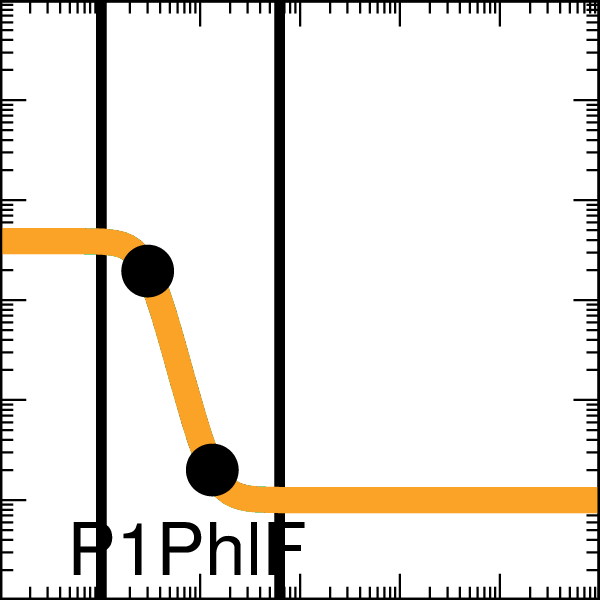

The script that saved this image:

set output "demo_abstract0xFE_002_A000_xfer_model_P1_PhlF.eps"
set terminal postscript eps enhanced color "Helvetica, 35" size 2,2
set logscale x
set logscale y
set lmargin screen 0.0
set rmargin screen 1.0
set tmargin screen 1.0
set bmargin screen 0.0
set size ratio 1.0
set border linewidth 2
set tics scale 2
set mxtics 10
set mytics 10
set key bottom left
set key samplen -1
set xrange [0.001:1000.0]
set yrange [0.001:1000.0]
set format y "10^{%L}"    
set format x "10^{%L}"    
set format x ""    
set xlabel '11111010'
set arrow from 0.010311912257466803,0.001 to 0.010311912257466803,1000.0 nohead lw 10 lt 2 lc rgb '#000000'
set arrow from 0.6248575718933977,0.001 to 0.6248575718933977,1000.0 nohead lw 10 lt 2 lc rgb '#000000'
ymin = 0.01
ymax = 3.9
K = 0.03
n = 4.0
set dummy x

plot ymin+(ymax-ymin)/(1.0+(x/K)**n) lw 25 lc rgb '#F9A427' title 'P1PhlF',\
 "<echo '1 2'" using (0.030038585):(1.9500000373914668)  with points pt 7 ps 4 lc rgb 'black' notitle,\
 "<echo '1 2'" using (0.133146326):(0.019999999905404506)  with points pt 7 ps 4 lc rgb 'black' notitle
